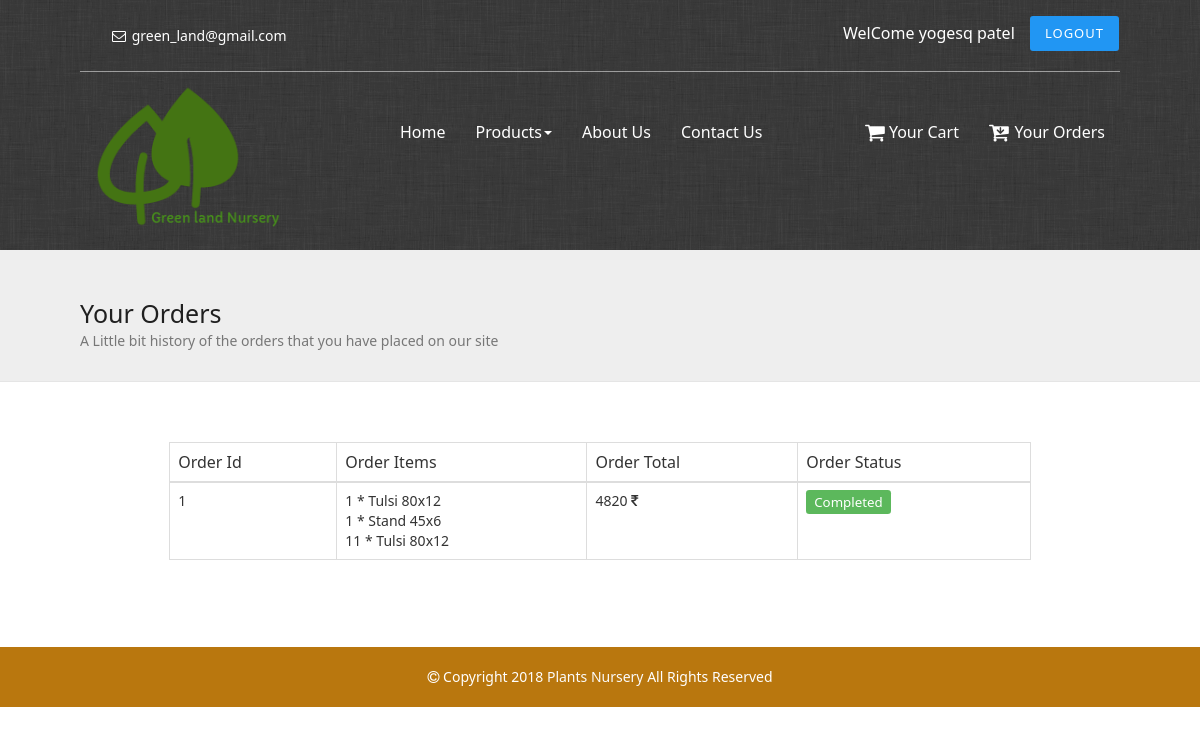
Screenshot of /orders.php (signed in) with the database file from the repository.
### tables this page shows
CREATE TABLE IF NOT EXISTS `orders` (
  `id` int(11) NOT NULL AUTO_INCREMENT,
  `cust_id` int(11) NOT NULL,
  `items` text NOT NULL,
  `status` varchar(15) NOT NULL,
  PRIMARY KEY (`id`)
);

### orders.php (the view, shortened to what this page needs)
<!DOCTYPE html>
<html lang="en">
<head>
	<?php include 'include/head.php'; ?>
</head>
<body>
	<?php include 'include/navbar.php'; ?>
	<header class="nav-bg">
	</header>
	<div class="pageheader">
		<div class="container">
			<div class="row">
				<div class="col-xs-12">
					<h2>Your Orders</h2>
					<span>A Little bit history of the orders that you have placed on our site</span>
				</div>
			</div>
		</div>
	</div>
	<div class="container cart-container">
		<div class="row">
			<div class="col-xs-10 col-xs-offset-1">
				<?php
				require 'php/connect.php';
				$str = "SELECT * FROM orders WHERE cust_id=".$_SESSION['cust_id']." ";
				$que = mysqli_query($conn,$str);
				if (mysqli_num_rows($que) > 0) {
					echo '
					<table class="table table-bordered table-hover">
						<thead>
							<tr>
								<th>Order Id</th>
								<th>Order Items</th>
								<th>Order Total</th>
								<th>Order Status</th>
							</tr>
						</thead>
						<tbody>
							';
					while ($row = mysqli_fetch_array($que))
					{
						$cart = json_decode($row['items'],true);
						$total_items = count($cart);
						$total_price = 0;
						$data = " ";
						for ($i=0; $i <$total_items ; $i++) {
							$total_price += $cart[$i]['total'];
							$data .= $cart[$i]['qty']." * ".$cart[$i]['name']." ".$cart[$i]['size']."<br>";
						}
						$status = strtolower($row['status']);
						if ($status == "pending") {
							$status = '<span class="label label-warning">'.$row['status'].'</sapn>';
						}
						elseif ($status == "shipped") {
							$status = '<span class="label label-primary">'.$row['status'].'</sapn>';
						}
						elseif ($status == "completed") {
							$status = '<span class="label label-success">'.$row['status'].'</sapn>';
						}
						else {}
						echo '
						<tr>
							<td>'.$row['id'].'</td>
							<td>'.$data.'</td>
							<td>'.$total_price.' <i class="fa fa-inr"></i></td>
							<td style="text-transform:capitalize">'.$status.'</td>
						</tr>';
					}
					echo '
						</tbody>
					</table>
					';
				}
				?>
			</div>
		</div>
	</div>
	<?php include 'include/footer.php'; ?>
</body>
</html>

### css/main.css (style rules this page uses)
.container, .container-fluid { width: 1070px !important; }
.pageheader { background: #eee; padding: 30px 0; margin-bottom: 60px; border-bottom: 1px solid #e5e5e5; }
.pageheader h2 { font-size: 25px; color: #202020; margin-bottom: 3px; }
.pageheader span { color: #777; }
.nav-bg { background-color: #64B5F6; background-image: url(../images/bg.png); min-height: 250px; color: #FFF; }
.cart-container { margin-top: 40px; margin-bottom: 20px; min-height: 185px; }

### rows the page displays
orders: id "1", items "1", items "Tulsi", items "80x12", items "Stand", items "45x6", items "11", total_price "4820", status "Completed"

### other values shown
$_SESSION['cust_name'] "yogesq patel"
